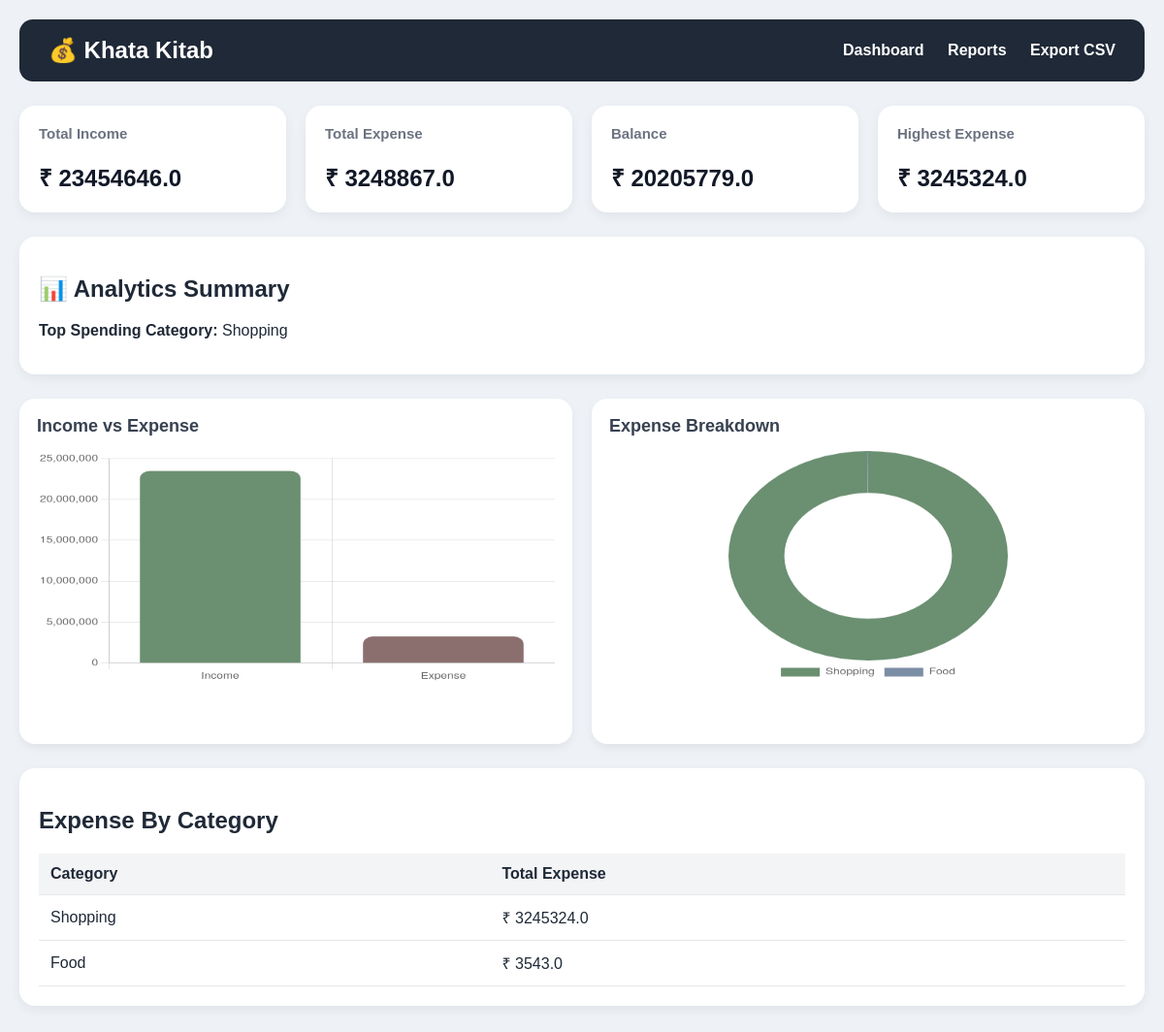
The app's page /reports (signed in) with its own data.
### tables this page shows
CREATE TABLE transactions(
        id INTEGER PRIMARY KEY AUTOINCREMENT,
        transaction_date TEXT,
        transaction_type TEXT,
        amount REAL,
        category TEXT,
        note TEXT
    , user_id INTEGER);

### app.py (the view)
@app.route("/reports")
@login_required  # FIX: Protect reports route
def reports():
    user_id = current_user.id  # FIX: Scope to current user
    generate_charts(user_id)
    conn = get_db()
    cur = conn.cursor()
    cur.execute("""
        SELECT COALESCE(SUM(amount), 0)
        FROM transactions
        WHERE transaction_type='Income' AND user_id=?
    """, (user_id,))
    total_income = cur.fetchone()[0]
    cur.execute("""
        SELECT COALESCE(SUM(amount), 0)
        FROM transactions
        WHERE transaction_type='Expense' AND user_id=?
    """, (user_id,))
    total_expense = cur.fetchone()[0]
    balance = total_income - total_expense
    cur.execute("""
        SELECT COALESCE(MAX(amount), 0)
        FROM transactions
        WHERE transaction_type='Expense' AND user_id=?
    """, (user_id,))
    highest_expense = cur.fetchone()[0]
    cur.execute("""
        SELECT category, SUM(amount) total
        FROM transactions
        WHERE transaction_type='Expense' AND user_id=?
        GROUP BY category
        ORDER BY total DESC
        LIMIT 1
    """, (user_id,))
    top_row = cur.fetchone()
    top_category = top_row[0] if top_row else "No Data"
    cur.execute("""
        SELECT category, ROUND(SUM(amount), 2)
        FROM transactions
        WHERE transaction_type='Expense' AND user_id=?
        GROUP BY category
        ORDER BY SUM(amount) DESC
    """, (user_id,))
    category_data = cur.fetchall()
    conn.close()
    return render_template(
        "reports.html",
        total_income=round(total_income, 2),
        total_expense=round(total_expense, 2),
        balance=round(balance, 2),
        highest_expense=round(highest_expense, 2),
        top_category=top_category,
        category_data=category_data
    )

### app.py (called while the page is built)
def get_db():
    return sqlite3.connect("khatakitab.db")

@login_manager.user_loader
def load_user(user_id):
    conn = get_db()
    cur = conn.cursor()
    cur.execute("""
        SELECT id, name, email
        FROM users
        WHERE id=?
    """, (user_id,))
    row = cur.fetchone()
    conn.close()
    if row:
        return User(row[0], row[1], row[2])
    return None

### templates/reports.html (shortened to what this page needs)
{% extends "layout.html" %}
{% block content %}
<div class="cards">
    <div class="card">
        <h3>Total Income</h3>
        <h2>₹ {{ total_income }}</h2>
    </div>
    <div class="card">
        <h3>Total Expense</h3>
        <h2>₹ {{ total_expense }}</h2>
    </div>
    <div class="card">
        <h3>Balance</h3>
        <h2>₹ {{ balance }}</h2>
    </div>
    <div class="card">
        <h3>Highest Expense</h3>
        <h2>₹ {{ highest_expense }}</h2>
    </div>
</div>
<div class="form-card">
    <h2>📊 Analytics Summary</h2>
    <p>
        <strong>Top Spending Category:</strong>
        {{ top_category }}
    </p>
</div>
<div class="chart-grid">
    <div class="chart-card">
        <h2>Income vs Expense</h2>
        <canvas id="incomeExpenseChart"></canvas>
    </div>
    <div class="chart-card">
        <h2>Expense Breakdown</h2>
        <canvas id="expensePieChart"></canvas>
    </div>
</div>
<div class="history">
    <h2>Expense By Category</h2>
    <table>
        <tr>
            <th>Category</th>
            <th>Total Expense</th>
        </tr>
        {% for row in category_data %}
        <tr>
            <td>{{ row[0] }}</td>
            <td>₹ {{ row[1] }}</td>
        </tr>
        {% endfor %}
    </table>
</div>
<script>
const income = {{ total_income }};
const expense = {{ total_expense }};
new Chart(
    document.getElementById('incomeExpenseChart'),
    {
        type: 'bar',
        data: {
            labels: ['Income', 'Expense'],
            datasets: [{
                data: [income, expense],
                backgroundColor: [
                    '#6b8f71',
                    '#8b6f6f'
                ],
                borderRadius: 10
            }]
        },
        options: {
            responsive: true,
            maintainAspectRatio: false,
            plugins: {
                legend: {
                    display: false
                }
            }
        }
    }
);
const pieLabels = [
{% for row in category_data %}
'{{ row[0] }}',
{% endfor %}
];
const pieValues = [
{% for row in category_data %}
{{ row[1] }},
{% endfor %}
];
new Chart(
    document.getElementById('expensePieChart'),
    {
        type: 'doughnut',
        data: {
            labels: pieLabels,
            datasets: [{
                data: pieValues,
                backgroundColor: [
                    '#6b8f71',
                    '#7c8da6',
                    '#b39b6b',
                    '#8b6f6f',
                    '#7f8c8d',
                    '#95a5a6',
                    '#a1887f',
                    '#90a4ae'
                ],
                borderWidth: 0
            }]
        },
        options: {
            responsive: true,
            maintainAspectRatio: false,
            plugins: {
                legend: {
                    position: 'bottom'
                }
            },
            cutout: '60%'
        }
    }
);
</script>
{% endblock %}

### static/style.css (style rules this page uses)
body { font-family: Arial, sans-serif; background:#eef2f7; margin:0; padding:20px; color:#1f2937; }
.cards { display:flex; flex-wrap:wrap; gap:20px; margin-bottom:25px; }
.card { background:white; padding:20px; border-radius:16px; flex:1; min-width:220px; box-shadow:0 4px 12px rgba(0,0,0,0.06); }
.card h3 { margin-top:0; color:#6b7280; font-size:15px; }
.card h2 { margin-bottom:0; color:#111827; }
.form-card { background:white; padding:20px; border-radius:16px; margin-bottom:25px; box-shadow:0 4px 12px rgba(0,0,0,0.06); }
.history { background:white; padding:20px; border-radius:16px; margin-bottom:25px; box-shadow:0 4px 12px rgba(0,0,0,0.06); }
table { width:100%; border-collapse:collapse; }
th { background:#f3f4f6; }
th, td { padding:12px; border-bottom:1px solid #e5e7eb; text-align:left; }
.chart-grid { display:grid; grid-template-columns:1fr 1fr; gap:20px; margin-bottom:25px; }
.chart-card { background:white; padding:18px; border-radius:16px; box-shadow:0 4px 10px rgba(0,0,0,0.06); height:320px; }
.chart-card h2 { margin-top:0; margin-bottom:15px; font-size:18px; color:#374151; }
.chart-card canvas { width:100% !important; height:240px !important; }

### records on screen
transactions: category "Shopping", amount "3245324.0"
transactions: category "Food", amount "3543.0"

### other values on screen
{{ total_income }} "23454646.0"
{{ total_expense }} "3248867.0"
{{ balance }} "20205779.0"
{{ highest_expense }} "3245324.0"
chart data {{ total_income }} 23454646.0
chart data {{ total_expense }} 3248867.0
chart data {{ row[0] }} Shopping, Food
